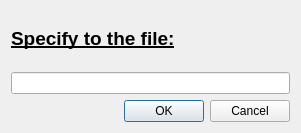
<?xml version="1.0" encoding="UTF-8"?>
<ui version="4.0">
 <class>File</class>
 <widget class="QDialog" name="File">
  <property name="geometry">
   <rect>
    <x>0</x>
    <y>0</y>
    <width>301</width>
    <height>133</height>
   </rect>
  </property>
  <property name="windowTitle">
   <string>File</string>
  </property>
  <layout class="QGridLayout" name="gridLayout">
   <item row="0" column="0">
    <layout class="QVBoxLayout" name="verticalLayout">
     <item>
      <widget class="QLabel" name="label">
       <property name="font">
        <font>
         <pointsize>14</pointsize>
         <bold>true</bold>
         <underline>true</underline>
        </font>
       </property>
       <property name="text">
        <string>Specify to the file:</string>
       </property>
      </widget>
     </item>
     <item>
      <widget class="QLineEdit" name="lineEdit"/>
     </item>
    </layout>
   </item>
   <item row="1" column="0">
    <widget class="QDialogButtonBox" name="buttonBox">
     <property name="standardButtons">
      <set>QDialogButtonBox::Cancel|QDialogButtonBox::Ok</set>
     </property>
    </widget>
   </item>
  </layout>
 </widget>
 <resources/>
 <connections/>
</ui>
